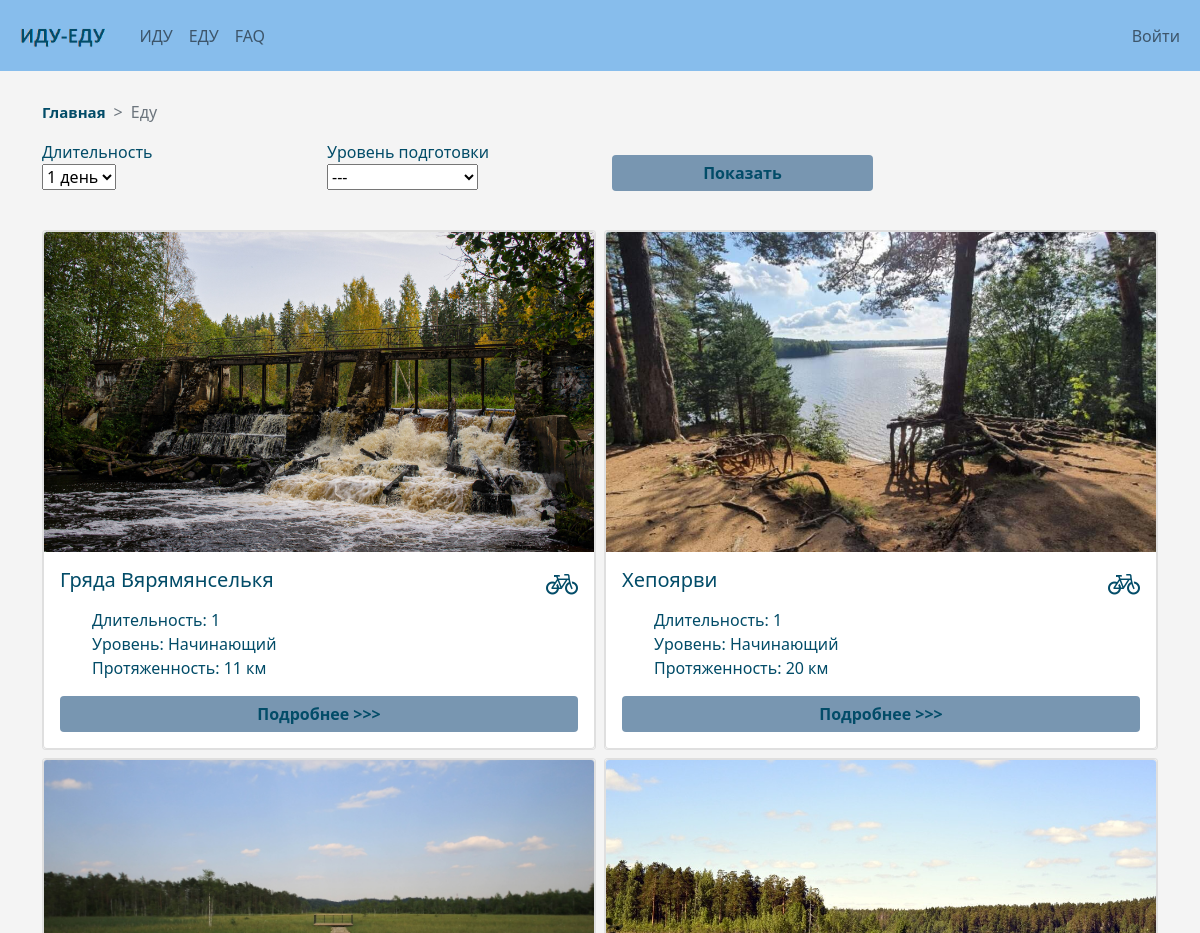
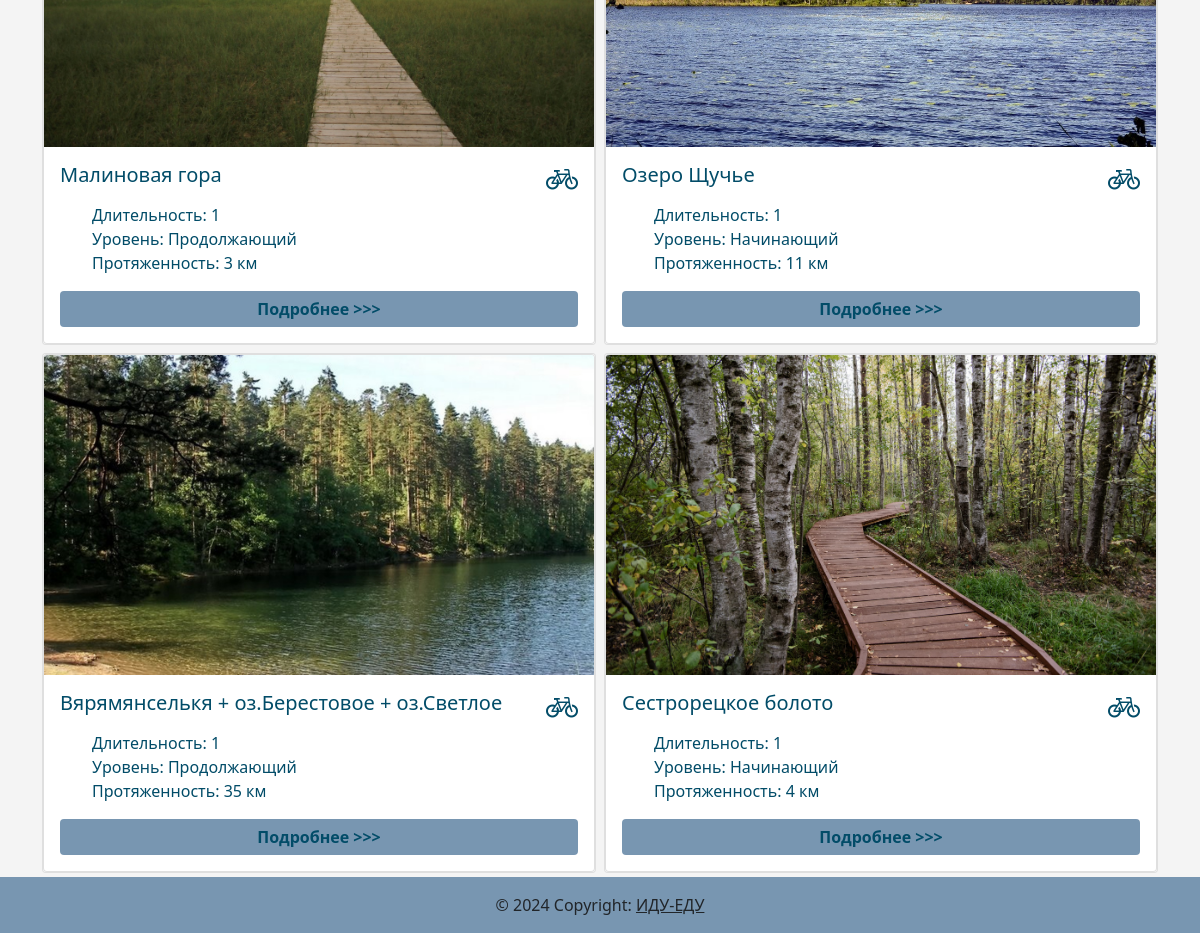
/content/Еду/1/, run on the app's committed database (2 pictures, top to bottom).
### models.py (models this page shows, shortened)
class Trip_type(Base):
    __tablename__ = 'trip_types'
    id = Column(Integer, primary_key=True, autoincrement=True)
    type_name = Column(String(100), nullable=False, unique=True)
    trip = relationship("Trip", backref='trip_types')

class Trip(Base):
    __tablename__ = 'trips'
    id = Column(Integer, primary_key=True, autoincrement=True)
    trip_type_id = Column(Integer(), ForeignKey('trip_types.id'))
    trip_duration_id = Column(Integer(), ForeignKey('trip_durations.id'))
    trip_level_id = Column(Integer(), ForeignKey('trip_levels.id'))
    trip_description_id = Column(Integer(), ForeignKey('trip_descriptions.id'))
    photos = relationship("Photo", secondary='trip_photos', back_populates='trips')
    comments = relationship("Comment", backref='trips')

class Photo(Base):
    __tablename__ = 'photos'
    id = Column(Integer, primary_key=True, autoincrement=True)
    link = Column(String(100), nullable=False, unique=True)
    photo_name = Column(String(100), nullable=False)
    trips = relationship("Trip", secondary='trip_photos', back_populates='photos')
    trip_description_id = relationship('Trip_description', backref='photos', uselist=False)

class Trip_description(Base):
    __tablename__ = 'trip_descriptions'
    id = Column(Integer, primary_key=True, autoincrement=True)
    title = Column(String(100), nullable=False, unique=True)
    how_to_go = Column(String, nullable=False)
    description = Column(String, nullable=False)
    track = Column(String, nullable=False)
    route_length = Column(Integer, nullable=False)
    official_website_link = Column(String, nullable=False)
    trip = relationship("Trip", backref='trip_descriptions')
    main_photo_id = Column(Integer(), ForeignKey('photos.id'))

class Trip_duration(Base):
    __tablename__ = 'trip_durations'
    id = Column(Integer, primary_key=True, autoincrement=True)
    duration = Column(Integer, nullable=False, unique=True)
    trip = relationship("Trip", backref='trip_durations')

class Trip_level(Base):
    __tablename__ = 'trip_levels'
    id = Column(Integer, primary_key=True, autoincrement=True)
    level_name = Column(String(100), nullable=False, unique=True)
    trip = relationship("Trip", backref='trip_levels')

### content_pages/content_pages.py (the view)
@content_pages.route('/content/<type_name>/', defaults={'duration': "---", 'level': "---"}, methods=['GET', 'POST'])
@content_pages.route('/content/<type_name>/<duration>/', defaults={'level': "---"}, methods=['GET', 'POST'])
@content_pages.route('/content/<type_name>/<duration>/<level>', methods=['GET', 'POST'])
def content(type_name: str, duration: str, level: str):
    form = FilterForm(duration=duration)
    if duration == "---":
        form = FilterForm(duration=duration, level=level)
    else:
        form = FilterForm(duration=f"{duration[0]} день" if duration[0] == "1" else f"{duration[0]} дня", level=level)
    type_id = session.query(models.Trip_type).filter(models.Trip_type.type_name == type_name).first()
    trip_list = session.query(models.Trip, models.Trip_type, models.Trip_level, models.Trip_description, models.Trip_duration, models.Photo).join(models.Trip_type).join(models.Trip_level).join(models.Trip_description).join(models.Trip_duration).join(models.Photo).filter(models.Trip.trip_type_id == type_id.id)
    if duration != "---":
        if level == "---":
            trip_list = trip_list.filter(models.Trip_duration.id == int(duration[0])).all()
        else:
            trip_list = trip_list.filter(models.Trip_duration.id == int(duration[0])).filter(
                models.Trip_level.level_name == level).all()
    else:
        if level != "---":
            trip_list = trip_list.filter(models.Trip_level.level_name == level).all()
    if form.validate_on_submit():
        if form.show_btn:
            print(form.duration.data)
            print(form.level.data)
            return redirect(url_for('content_pages.content', title=type_name, type_name=type_name, duration=form.duration.data, level=form.level.data, type_id=type_id, form=form))
    return render_template('content.html', title=type_name, trip_list=trip_list,duration=form.duration.data, level=form.level.data, type_id=type_id, form=form)

### content_pages/content_forms.py
class FilterForm(FlaskForm):
  class Meta:
    locales = ['ru-RU', 'ru']
    def get_translations(self, form):
      return super(FlaskForm.Meta, self).get_translations(form)
  duration = SelectField(u'Длительность', choices = ["---", "1 день", "2 дня"], validate_choice=True)
  level = SelectField('Уровень подготовки', choices = ["---", "Начинающий", "Продолжающий", "Продолжающий"], validate_choice=True)
  show_btn = SubmitField('Показать')

### content_pages/content_pages.py (called while the page is built)
@content_pages.before_request
def before_request():
    global session
    session = db_session.create_session()

@content_pages.teardown_request
def teardown_request(request):
    global session
    session = None
    return request

### data/db_session.py (called while the page is built)
def create_session() -> Session:
    global created
    return created()

### content_pages/templates/content_pages/content.html (shortened to what this page needs)
{% extends "base.html" %}
{% block content %}
<div class="container">
    <nav style="--bs-breadcrumb-divider: '>';" aria-label="breadcrumb">
        <ul class="breadcrumb">
            <li class="breadcrumb-item"><a href="/index"><b>Главная</b></a></li>
            <li class="breadcrumb-item active" aria-current="page">{{title}}</li>
        </ul>
    </nav>
    <form action="" method="post" novalidate>
        <div class="row d-flex align-items-center">
            <div class="col-lg-3 col-md-4">
                <p>
                    {{ form.duration.label }}<br>
                    {{ form.duration() }}
                </p>
            </div>
            <div class="col-lg-3 col-md-4">
                <p>
                    {{ form.level.label }}<br>
                    {{ form.level() }}
                </p>
            </div>
            <div class="col-lg-3 col-md-4">
                <div>
                    {{ form.show_btn(class_="btn btn-primary") }}
                </div>
            </div>
        </div>
    </form>
    <br>
    <div class="row row-cols-1 row-cols-md-2 g-2">
        {% for item in trip_list %}
        <div class="col">
            <div class="card">
                <div class="card">
                    <img src="{{ url_for('.static', filename='images/' + item[5].link) }}" class="card-img-top"
                         alt="{{ item[5].photo_name }}" style="width: 100%; height: 20rem; object-fit:cover">
                    <div class="card-body">
                        {% if title == "Иду" %}
                        <h5 class="card-title">{{ item[3].title }}<img class="rounded float-end"
                                                                       src="{{ url_for('icons_bp.static', filename='hiker_dark.png') }}"
                                                                       alt="ty">
                        </h5>
                        {% else %}
                        <h5 class="card-title">{{ item[3].title }}<img class="rounded float-end"
                                                                       src="{{ url_for('icons_bp.static', filename='bicycle_dark.png') }}"
                                                                       alt="ty">
                        </h5>
                        {% endif %}
                        <p class="card-text">
                        <ol style="list-style-type: none;">
                            <li>Длительность: {{ item[4].duration }}</li>
                            <li>Уровень: {{ item[2].level_name }}</li>
                            <li>Протяженность: {{ item[3].route_length }} км</li>
                        </ol>
                        </p>
                        <a href="/trip/{{ item[0].id }}" class="btn btn-primary">Подробнее >>></a>
                    </div>
                </div>
            </div>
        </div>
        {% endfor %}
    </div>
</div>
{% endblock %}

### static/css/style.css (style rules this page uses)
body { background-color: #f4f4f4; }
body > .container { padding-top: 100px; padding-bottom: 60px; color: #024C68; }
.btn-primary, .btn-primary:hover, .btn-primary:active, .btn-primary:focus, .btn-primary:active:after, .btn-primary:visited { background-color: #7896B1; color: #024C68; font-weight: bold; border: none; box-shadow: none !important; width: 100%; text-align: center !important; }
.card-body li { color: #024C68; font-size: clamp(14px, 3vw, 16px); text-align: justify; }
.breadcrumb li a { font-size: 15px; color: #024C68; text-decoration: none; }

### data on the page
Trip_type: type_name "Еду"
Trip: link (picture), title "Гряда Вярямянселькя", duration "1", level_name "Начинающий", route_length "11"
Trip: photo_name (picture), title "Хепоярви", duration "1", level_name "Начинающий", route_length "20"
Trip: link (picture), title "Малиновая гора", duration "1", level_name "Продолжающий", route_length "3"
Trip: link (picture), title "Озеро Щучье", duration "1", level_name "Начинающий", route_length "11"
Trip: link (picture), title "Вярямянселькя + оз.Берестовое + оз.Светлое", duration "1", level_name "Продолжающий", route_length "35"
Trip: link (picture), title "Сестрорецкое болото", duration "1", level_name "Начинающий", route_length "4"
